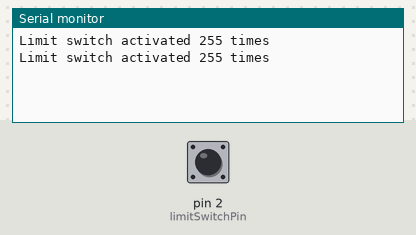
The sketch below on a simulated Arduino Uno, built with avr-gcc and run on an emulated ATmega328P. On the bench: the last lines printed to the serial monitor. The inputs (shaded band) are chosen by the test bench; at power-on: pin 2 (limitSwitchPin) HIGH. EEPROM starts erased.

Above: at 1.2 s.
1.3 s: pin 2 (limitSwitchPin) pulled LOW for 0.15 s
At 2.7 s:
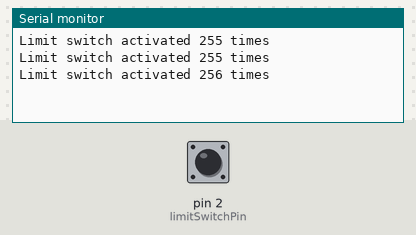
2.9 s: pin 2 (limitSwitchPin) pulled LOW for 1 s
At 3.8 s:
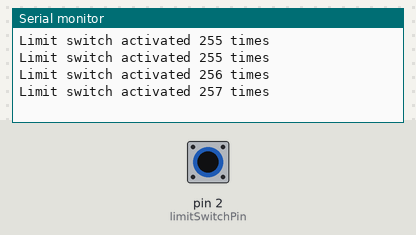
5.4 s: pin 2 (limitSwitchPin) pulled LOW for 0.15 s
At 6.8 s:
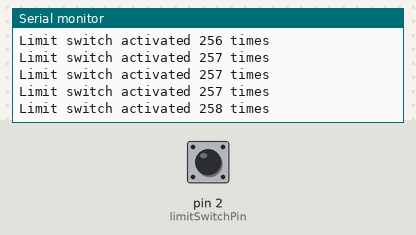
Timing chart, 0 to 8.4 s (numbered marks = the images above; inputs shaded):
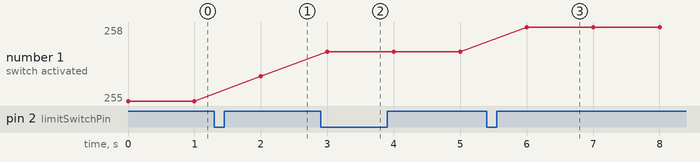

The sketch:

LimitSwitchCounterArduino.ino
```cpp
#include <EEPROM.h>

const int limitSwitchPin = 2;  // Pin connected to limit switch
volatile int counter = 0;

void setup() {
  Serial.begin(9600);
  pinMode(limitSwitchPin, INPUT_PULLUP);
  attachInterrupt(digitalPinToInterrupt(limitSwitchPin), countLimitSwitch, FALLING);

  // Load counter value from EEPROM
  counter = EEPROM.read(0);
}

void loop() {
  // Print the counter value every second
  Serial.print("Limit switch activated ");
  Serial.print(counter);
  Serial.println(" times");
  delay(1000);
}

void countLimitSwitch() {
  counter++;
  // Save counter value to EEPROM
  EEPROM.write(0, counter);
}
```

Measured:
- after the input at 1.3 s, the serial monitor: prints a new line after 0.70 s (image 1)
- after the input at 2.9 s, the serial monitor: prints a new line after 0.10 s (image 2)
- after the input at 5.4 s, the serial monitor: prints a new line after 0.60 s (image 3)
- plotted number 1: 255 → 256 after the input at 1.3 s, 256 → 257 after the input at 2.9 s, 257 → 258 after the input at 5.4 s
